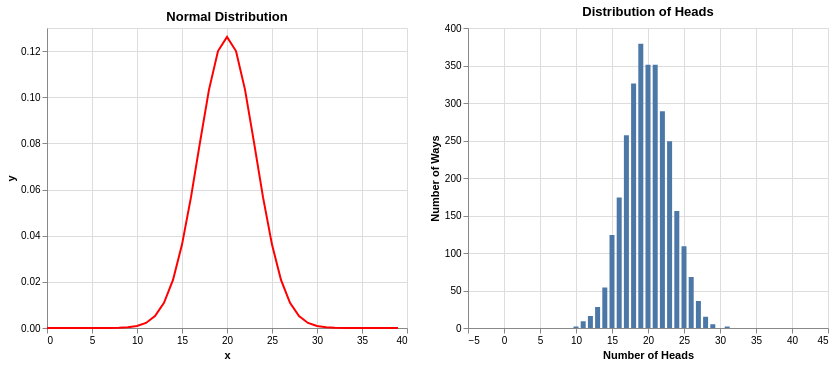

Vega-Lite specification for this chart:
### Vega-Lite specification from a JSON file in a GitHub repository (floating-point values rounded to 4 significant figures)
{"config": {"view": {"continuousWidth": 400, "continuousHeight": 300}}, "hconcat": [{"data": {"values": [{"x": 0, "y": 2.6e-10}, {"x": 1, "y": 1.828e-09}, {"x": 2, "y": 1.162e-08}, {"x": 3, "y": 6.689e-08}, {"x": 4, "y": 3.483e-07}, {"x": 5, "y": 1.641e-06}, {"x": 6, "y": 6.996e-06}, {"x": 7, "y": 2.698e-05}, {"x": 8, "y": 9.419e-05}, {"x": 9, "y": 0.0002975}, {"x": 10, "y": 0.00085}, {"x": 11, "y": 0.002198}, {"x": 12, "y": 0.005142}, {"x": 13, "y": 0.01089}, {"x": 14, "y": 0.02085}, {"x": 15, "y": 0.03614}, {"x": 16, "y": 0.05669}, {"x": 17, "y": 0.08044}, {"x": 18, "y": 0.1033}, {"x": 19, "y": 0.12}, {"x": 20, "y": 0.1262}, {"x": 21, "y": 0.12}, {"x": 22, "y": 0.1033}, {"x": 23, "y": 0.08044}, {"x": 24, "y": 0.05669}, {"x": 25, "y": 0.03614}, {"x": 26, "y": 0.02085}, {"x": 27, "y": 0.01089}, {"x": 28, "y": 0.005142}, {"x": 29, "y": 0.002198}, {"x": 30, "y": 0.00085}, {"x": 31, "y": 0.0002975}, {"x": 32, "y": 9.419e-05}, {"x": 33, "y": 2.698e-05}, {"x": 34, "y": 6.996e-06}, {"x": 35, "y": 1.641e-06}, {"x": 36, "y": 3.483e-07}, {"x": 37, "y": 6.689e-08}, {"x": 38, "y": 1.162e-08}, {"x": 39, "y": 1.828e-09}]}, "mark": {"type": "line", "color": "red"}, "encoding": {"x": {"type": "quantitative", "field": "x"}, "y": {"type": "quantitative", "field": "y"}}, "title": "Normal Distribution", "width": 360}, {"data": {"values": [{"Number of Heads": 0, "Number of Ways": 0}, {"Number of Heads": 1, "Number of Ways": 0}, {"Number of Heads": 2, "Number of Ways": 0}, {"Number of Heads": 3, "Number of Ways": 0}, {"Number of Heads": 4, "Number of Ways": 0}, {"Number of Heads": 5, "Number of Ways": 0}, {"Number of Heads": 6, "Number of Ways": 0}, {"Number of Heads": 7, "Number of Ways": 0}, {"Number of Heads": 8, "Number of Ways": 0}, {"Number of Heads": 9, "Number of Ways": 0}, {"Number of Heads": 10, "Number of Ways": 2}, {"Number of Heads": 11, "Number of Ways": 9}, {"Number of Heads": 12, "Number of Ways": 16}, {"Number of Heads": 13, "Number of Ways": 28}, {"Number of Heads": 14, "Number of Ways": 54}, {"Number of Heads": 15, "Number of Ways": 124}, {"Number of Heads": 16, "Number of Ways": 174}, {"Number of Heads": 17, "Number of Ways": 257}, {"Number of Heads": 18, "Number of Ways": 326}, {"Number of Heads": 19, "Number of Ways": 379}, {"Number of Heads": 20, "Number of Ways": 351}, {"Number of Heads": 21, "Number of Ways": 351}, {"Number of Heads": 22, "Number of Ways": 289}, {"Number of Heads": 23, "Number of Ways": 249}, {"Number of Heads": 24, "Number of Ways": 156}, {"Number of Heads": 25, "Number of Ways": 109}, {"Number of Heads": 26, "Number of Ways": 68}, {"Number of Heads": 27, "Number of Ways": 36}, {"Number of Heads": 28, "Number of Ways": 15}, {"Number of Heads": 29, "Number of Ways": 5}, {"Number of Heads": 30, "Number of Ways": 0}, {"Number of Heads": 31, "Number of Ways": 2}, {"Number of Heads": 32, "Number of Ways": 0}, {"Number of Heads": 33, "Number of Ways": 0}, {"Number of Heads": 34, "Number of Ways": 0}, {"Number of Heads": 35, "Number of Ways": 0}, {"Number of Heads": 36, "Number of Ways": 0}, {"Number of Heads": 37, "Number of Ways": 0}, {"Number of Heads": 38, "Number of Ways": 0}, {"Number of Heads": 39, "Number of Ways": 0}, {"Number of Heads": 40, "Number of Ways": 0}]}, "mark": "bar", "encoding": {"x": {"type": "quantitative", "field": "Number of Heads"}, "y": {"type": "quantitative", "field": "Number of Ways"}}, "title": "Distribution of Heads", "width": 360}], "$schema": "https://vega.github.io/schema/vega-lite/v5.json", "datasets": {"data-8b48908db5d271e2956e2a8272fc8e07": [{"x": 0, "y": 2.6e-10}, {"x": 1, "y": 1.828e-09}, {"x": 2, "y": 1.162e-08}, {"x": 3, "y": 6.689e-08}, {"x": 4, "y": 3.483e-07}, {"x": 5, "y": 1.641e-06}, {"x": 6, "y": 6.996e-06}, {"x": 7, "y": 2.698e-05}, {"x": 8, "y": 9.419e-05}, {"x": 9, "y": 0.0002975}, {"x": 10, "y": 0.00085}, {"x": 11, "y": 0.002198}, {"x": 12, "y": 0.005142}, {"x": 13, "y": 0.01089}, {"x": 14, "y": 0.02085}, {"x": 15, "y": 0.03614}, {"x": 16, "y": 0.05669}, {"x": 17, "y": 0.08044}, {"x": 18, "y": 0.1033}, {"x": 19, "y": 0.12}, {"x": 20, "y": 0.1262}, {"x": 21, "y": 0.12}, {"x": 22, "y": 0.1033}, {"x": 23, "y": 0.08044}, {"x": 24, "y": 0.05669}, {"x": 25, "y": 0.03614}, {"x": 26, "y": 0.02085}, {"x": 27, "y": 0.01089}, {"x": 28, "y": 0.005142}, {"x": 29, "y": 0.002198}, {"x": 30, "y": 0.00085}, {"x": 31, "y": 0.0002975}, {"x": 32, "y": 9.419e-05}, {"x": 33, "y": 2.698e-05}, {"x": 34, "y": 6.996e-06}, {"x": 35, "y": 1.641e-06}, {"x": 36, "y": 3.483e-07}, {"x": 37, "y": 6.689e-08}, {"x": 38, "y": 1.162e-08}, {"x": 39, "y": 1.828e-09}], "data-c7ad18303904753003e679bfb19caa8f": [{"Number of Heads": 0, "Number of Ways": 0}, {"Number of Heads": 1, "Number of Ways": 0}, {"Number of Heads": 2, "Number of Ways": 0}, {"Number of Heads": 3, "Number of Ways": 0}, {"Number of Heads": 4, "Number of Ways": 0}, {"Number of Heads": 5, "Number of Ways": 0}, {"Number of Heads": 6, "Number of Ways": 0}, {"Number of Heads": 7, "Number of Ways": 0}, {"Number of Heads": 8, "Number of Ways": 0}, {"Number of Heads": 9, "Number of Ways": 0}, {"Number of Heads": 10, "Number of Ways": 2}, {"Number of Heads": 11, "Number of Ways": 9}, {"Number of Heads": 12, "Number of Ways": 16}, {"Number of Heads": 13, "Number of Ways": 28}, {"Number of Heads": 14, "Number of Ways": 54}, {"Number of Heads": 15, "Number of Ways": 124}, {"Number of Heads": 16, "Number of Ways": 174}, {"Number of Heads": 17, "Number of Ways": 257}, {"Number of Heads": 18, "Number of Ways": 326}, {"Number of Heads": 19, "Number of Ways": 379}, {"Number of Heads": 20, "Number of Ways": 351}, {"Number of Heads": 21, "Number of Ways": 351}, {"Number of Heads": 22, "Number of Ways": 289}, {"Number of Heads": 23, "Number of Ways": 249}, {"Number of Heads": 24, "Number of Ways": 156}, {"Number of Heads": 25, "Number of Ways": 109}, {"Number of Heads": 26, "Number of Ways": 68}, {"Number of Heads": 27, "Number of Ways": 36}, {"Number of Heads": 28, "Number of Ways": 15}, {"Number of Heads": 29, "Number of Ways": 5}, {"Number of Heads": 30, "Number of Ways": 0}, {"Number of Heads": 31, "Number of Ways": 2}, {"Number of Heads": 32, "Number of Ways": 0}, {"Number of Heads": 33, "Number of Ways": 0}, {"Number of Heads": 34, "Number of Ways": 0}, {"Number of Heads": 35, "Number of Ways": 0}, {"Number of Heads": 36, "Number of Ways": 0}, {"Number of Heads": 37, "Number of Ways": 0}, {"Number of Heads": 38, "Number of Ways": 0}, {"Number of Heads": 39, "Number of Ways": 0}, {"Number of Heads": 40, "Number of Ways": 0}]}}
